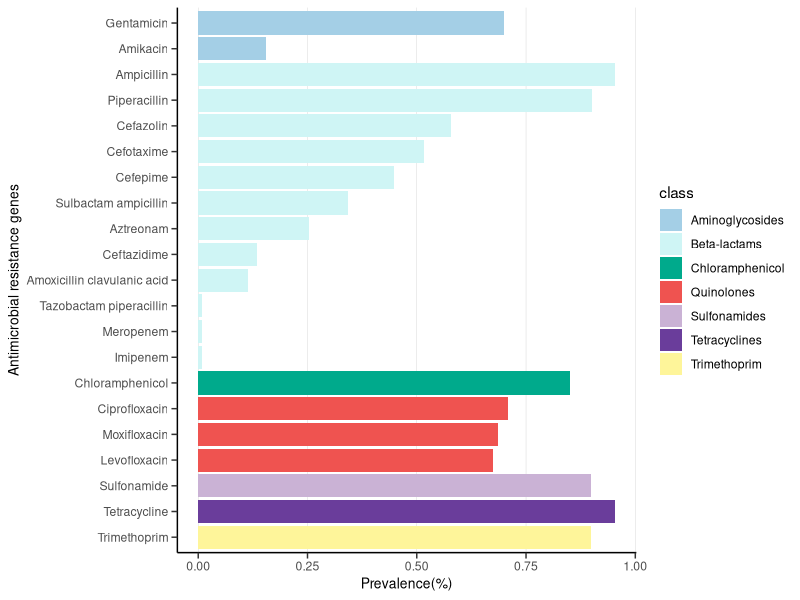
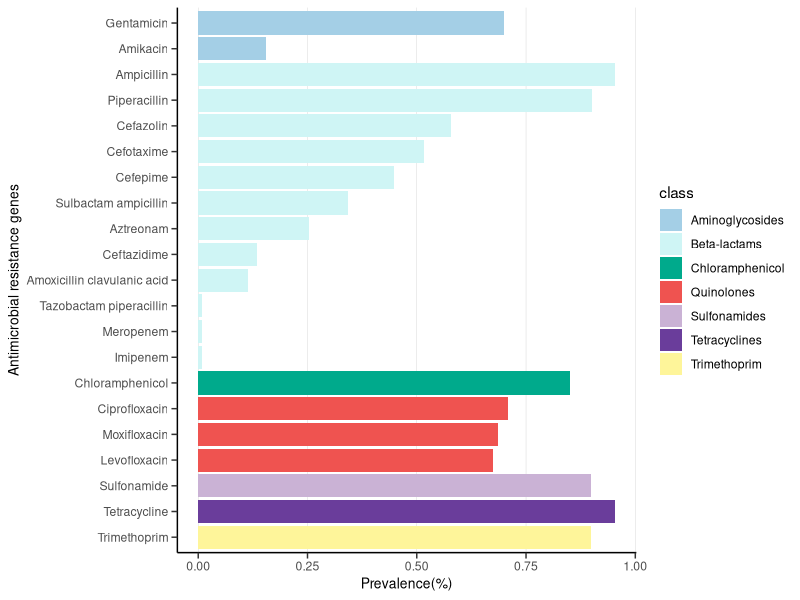

Write the R code that produced these figures, in order.
library(ggplot2)
setwd("E:/7_ecoil/ARG/AR_bar")
library(reshape2)
frame=read.csv("AR_bar.csv",header=T)
frame$drug <- factor(frame$drug,levels = c("Trimethoprim","Tetracycline","Sulfonamide","Levofloxacin","Moxifloxacin","Ciprofloxacin","Chloramphenicol","Imipenem","Meropenem","Tazobactam piperacillin","Amoxicillin clavulanic acid","Ceftazidime","Aztreonam","Sulbactam ampicillin","Cefepime","Cefotaxime","Cefazolin","Piperacillin","Ampicillin","Amikacin","Gentamicin"))

ggplot(frame,aes(x=drug,y=prevalence,fill=class))+ 
  geom_bar(stat="identity") +  
  scale_fill_manual(values=c("#a4cfe6", "#cff5f5", "#00aa8c", "#ef5350", "#cab2d5", "#6a3d9b", "#fef59a")) +
  coord_flip() + labs(x="Antimicrobial resistance genes",y="Prevalence(%)") + 
  theme(axis.title=element_text(size=10),axis.ticks.length=unit(0.15,'cm'),panel.grid.major.x = element_line(size=0.1,color = "gray"),
        panel.background = element_blank(),axis.line = element_line(color = "black"))
ggsave("AR_bar.pdf", width = 6,height = 8,scale = 1,limitsize = FALSE)
